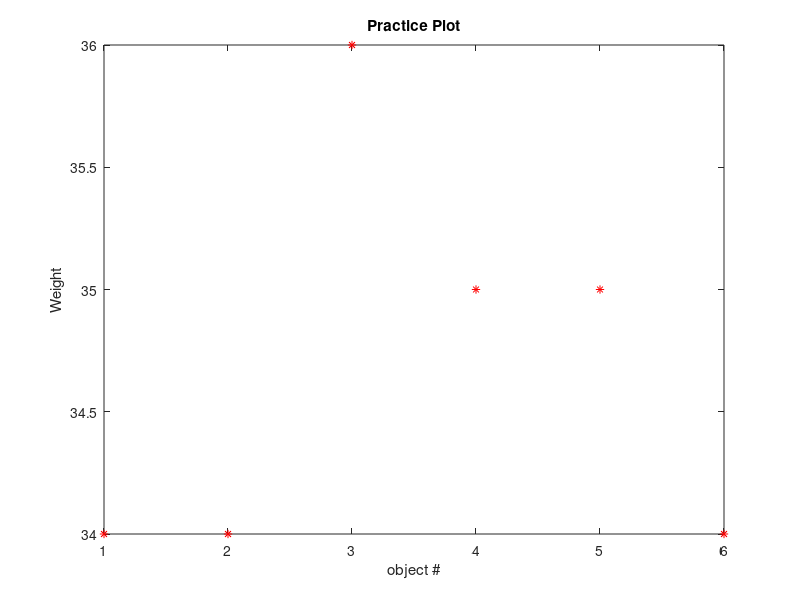

Recreate this plot in MATLAB.

load objweights.mat
y= round(variables);%from the file generated
x= 1:length(y);
plot(x,y,'r*')
xlabel('object #')
ylabel('Weight')
title('Practice Plot')